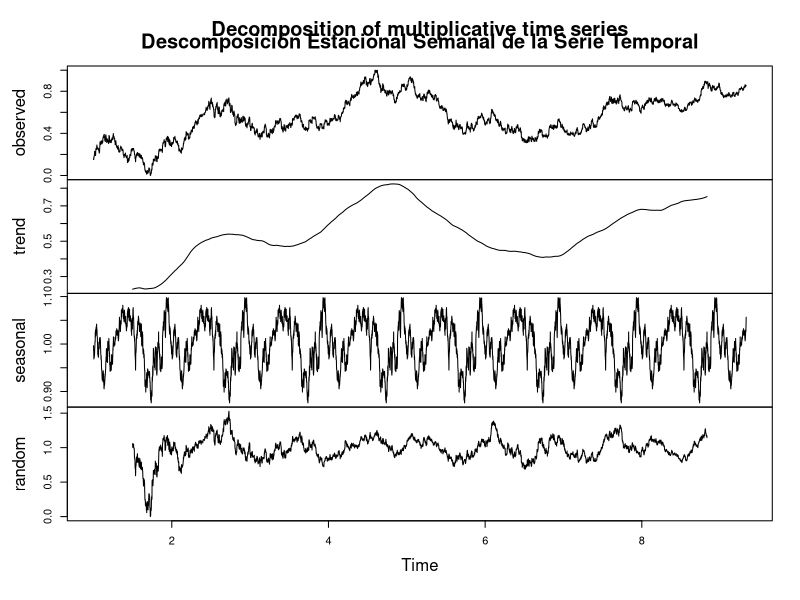
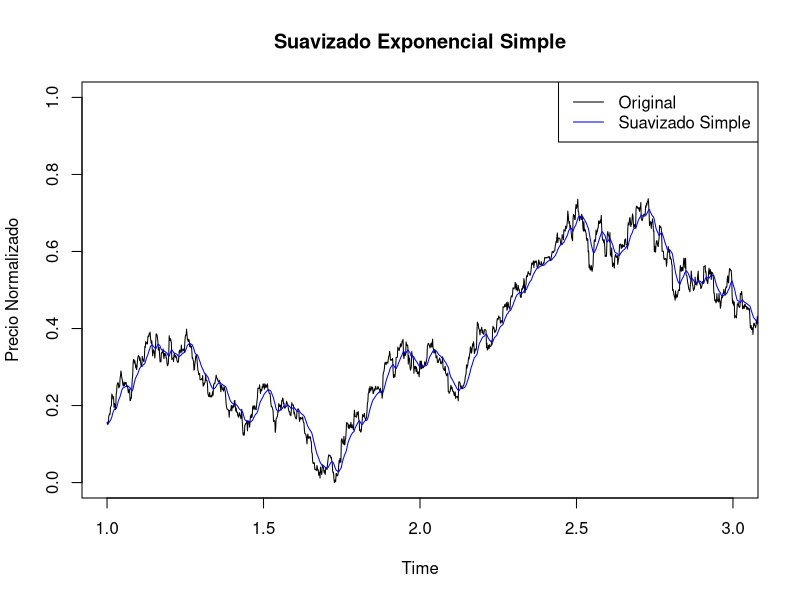
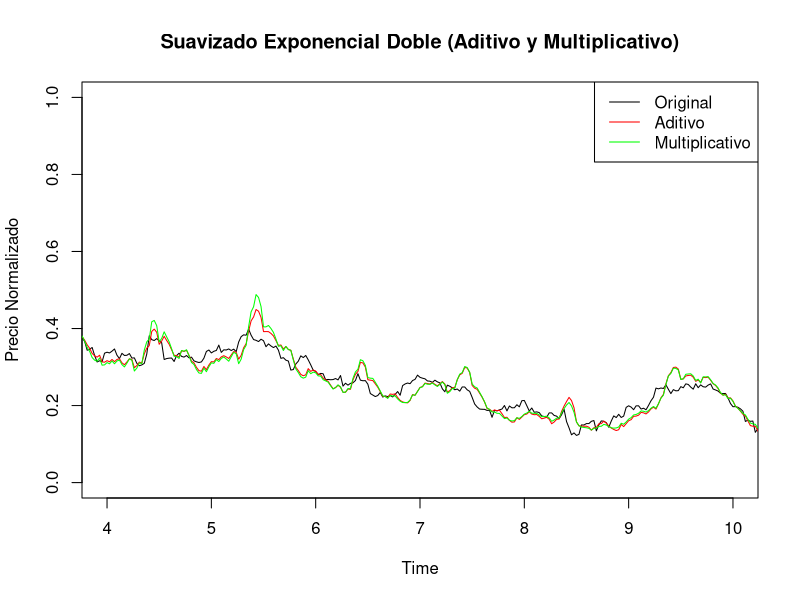

Write the R code that produced these figures, in order.
## ---- chunk 1
# Configuración inicial para el documento
knitr::opts_chunk$set(echo = TRUE)
## ---- chunk 2
# Cargar las bibliotecas necesarias para el análisis
library(ggplot2)         # Para visualizaciones
library(knitr)           # Para generar tablas
library(kableExtra)      # Para embellecer tablas
library(dplyr)           # Para manipulación de datos
library(forecast)        # Para modelos de predicción
## ---- chunk 3
# Leer el dataset CSV
data <- read.csv("./EURUSD_ForexTrading_4hrs.csv")

# Seleccionar solo la columna 'close' y los primeros 6000 datos
data <- data %>% select(close) %>% head(6000)

# Verificar la carga de datos mostrando las primeras filas
kable(head(data), caption = "Primeras filas del dataset EURUSD ForexTrading 4hrs Columna close") %>%
  kable_styling(full_width = FALSE, bootstrap_options = c("striped", "hover"))
## ---- chunk 4
# Definir la función de normalización Min-Max
normalize <- function(x) {
  return ((x - min(x)) / (max(x) - min(x)))
}

# Aplicar la normalización únicamente a la columna 'close'
data$close <- normalize(data$close)

# Verificar la normalización mostrando los primeros registros
kable(head(data$close), caption = "Columna 'close' Normalizada") %>%
  kable_styling(full_width = FALSE, bootstrap_options = c("striped", "hover"))
## ---- chunk 5
# Convertir la columna 'close' en una serie temporal para descomposición con ciclo semanal
data_ts <- ts(data$close, frequency = 720)  # 720 observaciones para un ciclo de4 meses

# Realizar la descomposición estacional (puedes probar con tipo "additive" si el resultado sigue siendo confuso)
decompose_result <- decompose(data_ts, type = "multiplicative")

# Graficar la descomposición estacional
plot(decompose_result)
title(main = "Descomposición Estacional Semanal de la Serie Temporal")
## ---- chunk 6
# Suavizado exponencial simple con un alpha básico
alpha <- 1 / (2 * 6)  # Valor de alpha
simple_smoothing <- HoltWinters(data_ts, alpha = alpha, beta = FALSE, gamma = FALSE)

# Graficar solo los primeros 300 puntos de la serie original junto con el suavizado exponencial simple
plot(data_ts, main = "Suavizado Exponencial Simple", ylab = "Precio Normalizado", col = "black", xlim = c(1, 3))
lines(simple_smoothing$fitted[,1], col = "blue")
legend("topright", legend = c("Original", "Suavizado Simple"), col = c("black", "blue"), lty = 1)
## ---- chunk 7
# Definir el tamaño de los datos para el conjunto de entrenamiento y validación
train_size <- 4000  # Tamaño del conjunto de entrenamiento
validation_size <- 1238  # Tamaño del conjunto de validación

# Convertir la columna 'close' en una serie temporal para el conjunto de entrenamiento
train_ts <- ts(data$close[1:train_size], frequency = 42)

# Ajustar el modelo aditivo con valores iniciales manuales
model_add <- HoltWinters(train_ts, seasonal = "additive", alpha = 0.2, beta = 0.1, gamma = 0.1)

# Crear una versión de la serie con un pequeño ajuste para evitar ceros (solo para el modelo multiplicativo)
train_ts_adjusted <- train_ts + 0.001

# Ajustar el modelo multiplicativo con valores iniciales manuales
model_mul <- HoltWinters(train_ts_adjusted, seasonal = "multiplicative", alpha = 0.2, beta = 0.1, gamma = 0.1)

# Graficar ambos suavizados para el conjunto de entrenamiento
plot(train_ts, main = "Suavizado Exponencial Doble (Aditivo y Multiplicativo)", ylab = "Precio Normalizado", col = "black", xlim = c(4, 10))
lines(model_add$fitted[,1], col = "red")
lines(model_mul$fitted[,1] - 0.001, col = "green")  # Resta la constante para mantener la escala original
legend("topright", legend = c("Original", "Aditivo", "Multiplicativo"), col = c("black", "red", "green"), lty = 1)



## ---- chunk 8

# Cálculo de Errores en Entrenamiento y Validación

# Calcular el error (MAE) en el conjunto de entrenamiento
mae_train_add <- mean(abs(train_ts - model_add$fitted[,1]))
mae_train_mul <- mean(abs(train_ts - (model_mul$fitted[,1] - 0.001)))

# Imprimir los errores en entrenamiento
cat("MAE en entrenamiento (Aditivo):", mae_train_add, "\n")
cat("MAE en entrenamiento (Multiplicativo):", mae_train_mul, "\n")

## ---- chunk 9
validation_size <- 1238  # Tamaño del conjunto de validación

# Convertir la columna 'close' del conjunto de validación en una serie temporal corregida
validation_ts <- ts(data$close[(train_size + 1):(train_size + validation_size)], frequency = 42)

# Realizar predicciones para el conjunto de validación usando ambos modelos ajustados
forecast_add <- forecast::forecast(model_add, h = validation_size)$mean
forecast_mul <- forecast::forecast(model_mul, h = validation_size)$mean - 0.001  # Ajustar escala para el modelo multiplicativo

# Convertir las predicciones a vectores numéricos para evitar problemas de índices
forecast_add_vec <- as.numeric(forecast_add)
forecast_mul_vec <- as.numeric(forecast_mul)

# Calcular el MAE en el conjunto de validación
if (length(validation_ts) == length(forecast_add_vec)) {
    mae_validation_add <- mean(abs(validation_ts - forecast_add_vec))
    cat("MAE en validación (Aditivo):", mae_validation_add, "\n")
} else {
    cat("Error: Las longitudes de validation_ts y forecast_add_vec no coinciden.\n")
}

if (length(validation_ts) == length(forecast_mul_vec)) {
    mae_validation_mul <- mean(abs(validation_ts - forecast_mul_vec))
    cat("MAE en validación (Multiplicativo):", mae_validation_mul, "\n")
} else {
    cat("Error: Las longitudes de validation_ts y forecast_mul_vec no coinciden.\n")
}
